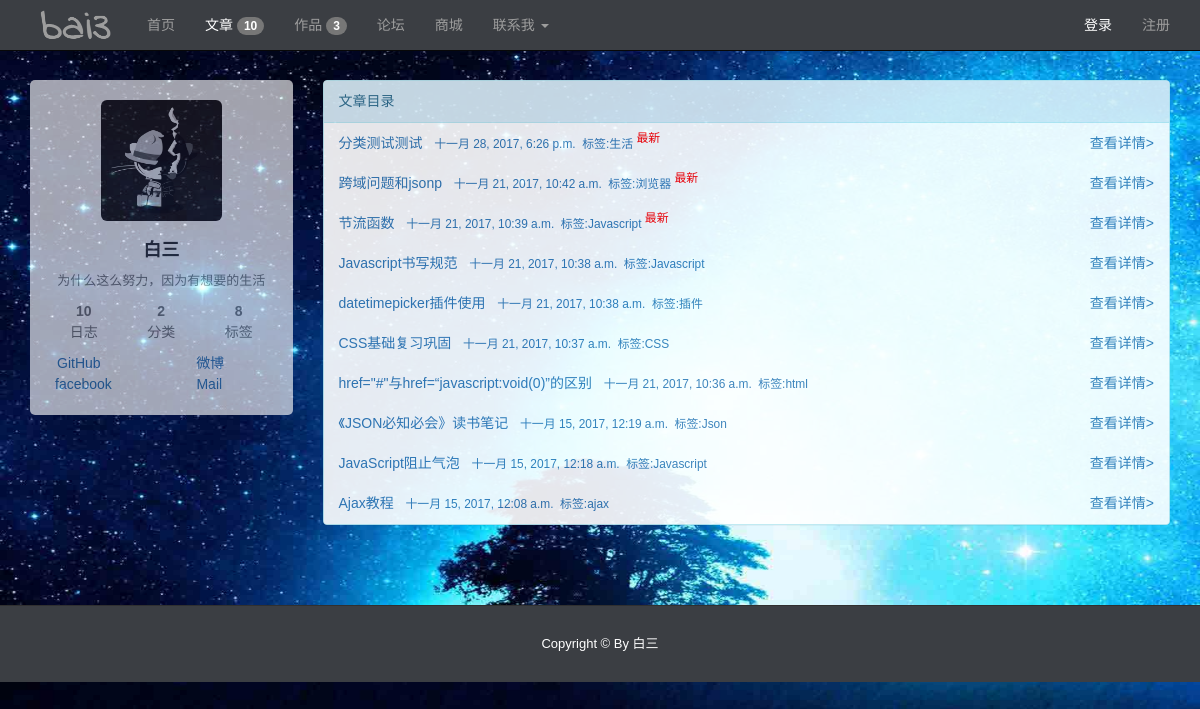
The app's page /articlesList with its own data.
### index/models.py (models this page shows, shortened)
class Article(models.Model):
    title = models.CharField(max_length=100, verbose_name="文章标题")
    type = models.CharField(max_length=20, default='note', verbose_name="文章类别")
    tag = models.CharField(max_length=100, verbose_name="文章标签")
    pub_time = models.DateTimeField(default=timezone.now, verbose_name="文章创建时间")
    body = models.TextField(verbose_name="文章内容")
    class Meta:
        ordering = ('-pub_time',)

### index/views.py (the view)
# urls.py: url(r'^articlesList$', allarticles),
def allarticles(request):
    total = common()
    tempalte = get_template('index/articlesList.html')
    articles = Article.objects.all()
    paginator = Paginator(articles, 10)
    page = request.GET.get('page')
    light = 2
    try:
        articles = paginator.page(page)
    except PageNotAnInteger:
        articles = paginator.page(1)
    except EmptyPage:
        articles = paginator.page(paginator.num_pages)
    html = tempalte.render(locals())
    return HttpResponse(html)

### index/views.py (called while the page is built)
def common():
    work_total = Work.objects.count()
    amount = Article.objects.count()
    tag_amount = Article.objects.values('tag').distinct().count()
    type_amount = Article.objects.values('type').distinct().count()
    return work_total, amount, tag_amount, type_amount

### index/templates/index/articlesList.html (shortened to what this page needs)
{% extends 'index/base.html' %}
{%  block content %}
    {% block aside %}{% include 'index/aside.html' %}{% endblock %}
    {% block main %}
        <main  class="col-md-9" >
            <div class="panel panel-info">
                <div class="panel-heading">文章目录</div>
                <ul class="list-group">
                    {% for article in articles %}
                    <li class="list-group-item" style="border: none">
                        <div class="row">
                            <div class="col-md-10">
                                <a href="/article/{{ article.id }}" style="text-decoration: none">
                                    {{ article.title }}&nbsp;&nbsp;
                                    <small>
                                        {{ article.pub_time }}&nbsp;
                                        标签:{{ article.tag }}
                                    </small>
                                    {% if forloop.counter < 4 %}
                                        <sup class="small" style="color: red">
                                        最新
                                        </sup>
                                    {% endif %}
                                </a>
                            </div>
                            <div class="col-md-2 text-right">
                                <a  style="text-decoration: none" href="/article/{{ article.id }}">查看详情></a>
                            </div>
                        </div>
                    </li>
                    {% endfor %}
                </ul>
            </div>
        </main>
    {% endblock %}
{% endblock %}

### static/css/index/index.css (style rules this page uses)
body { font: 14px/1.5 "PingFang SC", "Microsoft YaHei", sans-serif; background-color: #ebebeb; background: url('../../img/common/bak2.jpg') no-repeat ; background-size: 100% 100%; background-attachment: fixed; }

### records on screen
Article: title "分类测试测试", pub_time "十一月 28, 2017, 6:26 p.m.", tag "生活", shows "最新"
Article: title "跨域问题和jsonp", pub_time "十一月 21, 2017, 10:42 a.m.", tag "浏览器", shows "最新"
Article: title "节流函数", pub_time "十一月 21, 2017, 10:39 a.m.", tag "Javascript", shows "最新"
Article: title "Javascript书写规范", pub_time "十一月 21, 2017, 10:38 a.m.", tag "Javascript"
Article: title "datetimepicker插件使用", pub_time "十一月 21, 2017, 10:38 a.m.", tag "插件"
Article: title "CSS基础复习巩固", pub_time "十一月 21, 2017, 10:37 a.m.", tag "CSS"
Article: title "href=\"#\"与href=“javascript:void(0)”的区别", pub_time "十一月 21, 2017, 10:36 a.m.", tag "html"
Article: title "《JSON必知必会》读书笔记", pub_time "十一月 15, 2017, 12:19 a.m.", tag "Json"
Article: title "JavaScript阻止气泡", pub_time "十一月 15, 2017, 12:18 a.m.", tag "Javascript"
Article: title "Ajax教程", pub_time "十一月 15, 2017, 12:08 a.m.", tag "ajax"

### other values on screen
{{ total.1 }} "10"
{{ total.0 }} "3"
{{ total.3 }} "2"
{{ total.2 }} "8"
